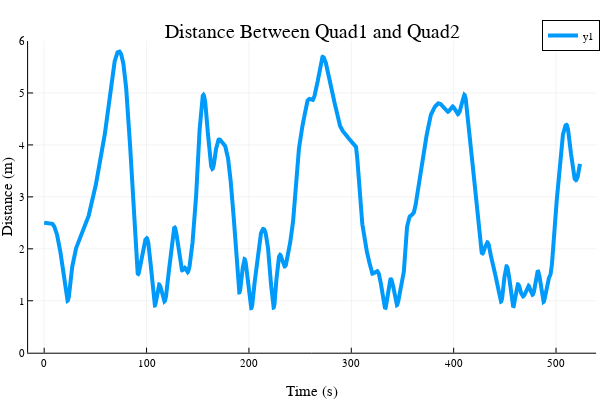

Here is the notebook cell this chart was saved with:
### Markdown cell above
## Plot the distance between the two quads

### Code cell
# Compute distance between quad1 and quad2 at each time step
dists = [norm(s.quad1.x - s.quad2.x) for s in sol_nc.u]

# Generate time vector
Δt = 0.05  # Adjust to your actual timestep
t = collect(0:Δt:(length(sol_nc.u) - 1) * Δt)

# Plot
plotly()
plot(t, dists, xlabel="Time (s)", ylabel="Distance (m)", title="Distance Between Quad1 and Quad2", lw=4, ylims=(0, 6))

### Figure 1 — Plotly figure (JSON) as saved in the notebook; plotly's stock layout.template omitted (floating-point values rounded to 4 significant figures; data arrays with more than 128 entries replaced by an {"elided": "..."} marker saying what was removed)
{"data": [{"colorbar": {"len": 0.8657, "title": {"text": ""}, "x": 0.9934, "y": 0.5087}, "legendgroup": "y1", "line": {"color": "rgba(0, 154, 250, 1.000)", "dash": "solid", "shape": "linear", "width": 4}, "mode": "lines", "name": "y1", "showlegend": true, "type": "scatter", "x": {"elided": "10469 float values"}, "xaxis": "x", "y": {"elided": "10469 float values"}, "yaxis": "y"}], "layout": {"annotations": [{"font": {"color": "rgba(0, 0, 0, 1)", "family": "sans-serif", "size": 20}, "rotation": 0, "showarrow": false, "text": "Distance Between Quad1 and Quad2", "x": 0.5201, "xanchor": "center", "xref": "paper", "y": 1, "yanchor": "top", "yref": "paper"}], "height": 400, "legend": {"bgcolor": "rgba(255, 255, 255, 1.000)", "bordercolor": "rgba(0, 0, 0, 1)", "borderwidth": 1, "font": {"color": "rgba(0, 0, 0, 1)", "family": "sans-serif", "size": 11}, "title": {"font": {"color": "rgba(0, 0, 0, 1)", "family": "sans-serif", "size": 15}, "text": ""}, "tracegroupgap": 0, "traceorder": "normal", "x": 1, "xanchor": "auto", "y": 1, "yanchor": "auto"}, "margin": {"b": 20, "l": 0, "r": 0, "t": 20}, "paper_bgcolor": "rgba(255, 255, 255, 1.000)", "plot_bgcolor": "rgba(255, 255, 255, 1.000)", "showlegend": true, "width": 600, "xaxis": {"anchor": "y", "domain": [0.04684, 0.9934], "gridcolor": "rgba(0, 0, 0, 0.1)", "gridwidth": 0.5, "linecolor": "rgba(0, 0, 0, 1)", "mirror": false, "range": [-15.7, 539.1], "showgrid": true, "showline": true, "showticklabels": true, "tickangle": 0, "tickcolor": "rgb(0, 0, 0)", "tickfont": {"color": "rgba(0, 0, 0, 1)", "family": "sans-serif", "size": 11}, "tickmode": "array", "ticks": "inside", "ticktext": ["0", "100", "200", "300", "400", "500"], "tickvals": [0, 100, 200, 300, 400, 500], "title": {"font": {"color": "rgba(0, 0, 0, 1)", "family": "sans-serif", "size": 15}, "text": "Time (s)"}, "type": "linear", "visible": true, "zeroline": false, "zerolinecolor": "rgba(0, 0, 0, 1)"}, "yaxis": {"anchor": "x", "domain": [0.07581, 0.9415], "gridcolor": "rgba(0, 0, 0, 0.1)", "gridwidth": 0.5, "linecolor": "rgba(0, 0, 0, 1)", "mirror": false, "range": [0, 6], "showgrid": true, "showline": true, "showticklabels": true, "tickangle": 0, "tickcolor": "rgb(0, 0, 0)", "tickfont": {"color": "rgba(0, 0, 0, 1)", "family": "sans-serif", "size": 11}, "tickmode": "array", "ticks": "inside", "ticktext": ["0", "1", "2", "3", "4", "5", "6"], "tickvals": [0, 1, 2, 3, 4, 5, 6], "title": {"font": {"color": "rgba(0, 0, 0, 1)", "family": "sans-serif", "size": 15}, "text": "Distance (m)"}, "type": "linear", "visible": true, "zeroline": false, "zerolinecolor": "rgba(0, 0, 0, 1)"}}}
